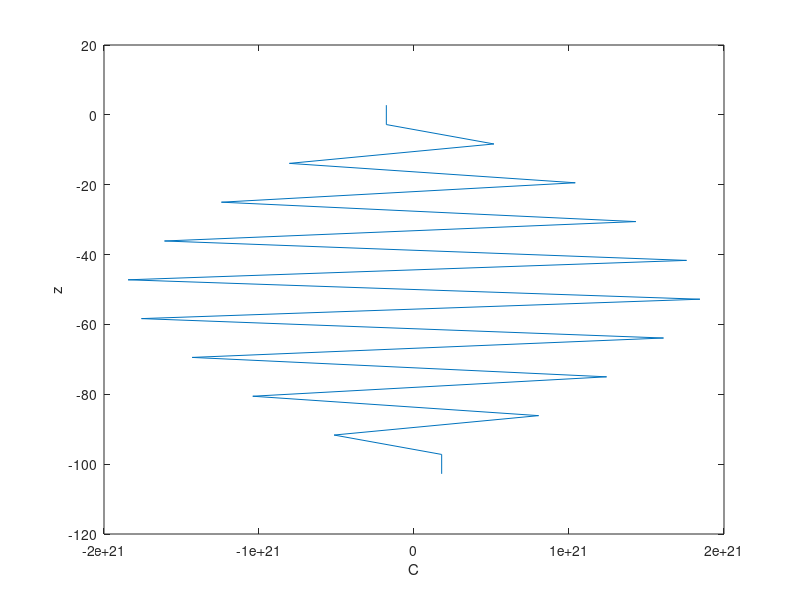
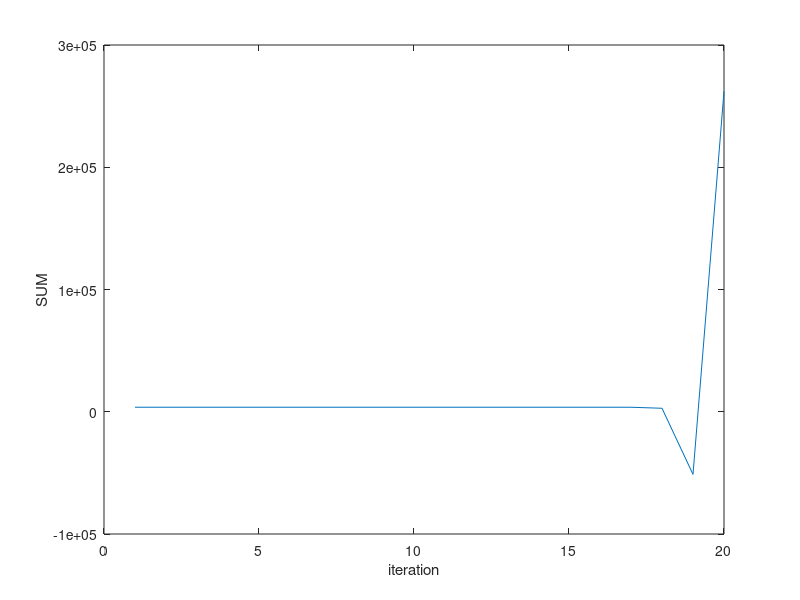

Write the MATLAB code that produced these figures, in order.
clear all;

% PARAMETERS

% M calculation nodes (first point below bottom, last one above surface. Boundaries between two first points and two last points)
% (M-2)*DZ=H
% N number of time steps
% Think about the number N of steps to be performed to simulate a fixed time inverval
% You can adapt the speed of plotting by adapting timetowait.
timetowait=0.5

% Number of grid nodes
M=20;
% Depth
H=100;
% Diffusion coefficient
kappa=0.01;
% Grid spacing
DZ=H/(M-2);
% Time step
DT=H*H/kappa/M;
% Number of time steps
N=20;
% Time origin
t=0;
% 2*DS is the (arbitrary) initial difference of C across the domain.
DS=-1;

% RESOLUTION AND PLOT

% Initial field for field CN, you can verify that the finite difference at the boundary leads to zero gradients
% 
for i=1:M;
    z(i)=-H+(i-1-1/2)*DZ;
    CN(i)=37+DS*cos(z(i)/H*pi);
end

% Make N time steps
for n=1:N
    
    
    plot(CN,z)
    xlabel('S');
    ylabel('z');
    pause(timetowait)
    
    % New values for interior points 
    for i=2:M-1
        CNP(i)=CN(i)+kappa*DT/DZ/DZ*(CN(i-1)-2*CN(i)+CN(i+1));
    end
    
    % Update new values and diagnose conservation at time step n by summing concentrations
    SUM(n)=0;
    for i=2:M-1
        % new value is old value for next step
        CN(i)=CNP(i);
        % diagnose sum (integral)
        SUM(n)=SUM(n)+CN(i)*DZ;
    end
    integratedc=SUM(n)
    % Boundary condition (zero gradient)
    CN(1)=CN(2);
    CN(M)=CN(M-1);
    % Update time
    t=t+DT;
    
end

plot(CN,z);
xlabel('C');
ylabel('z');

figure;
title('Conservation over time')
plot(SUM);
xlabel('iteration');
ylabel('SUM');
